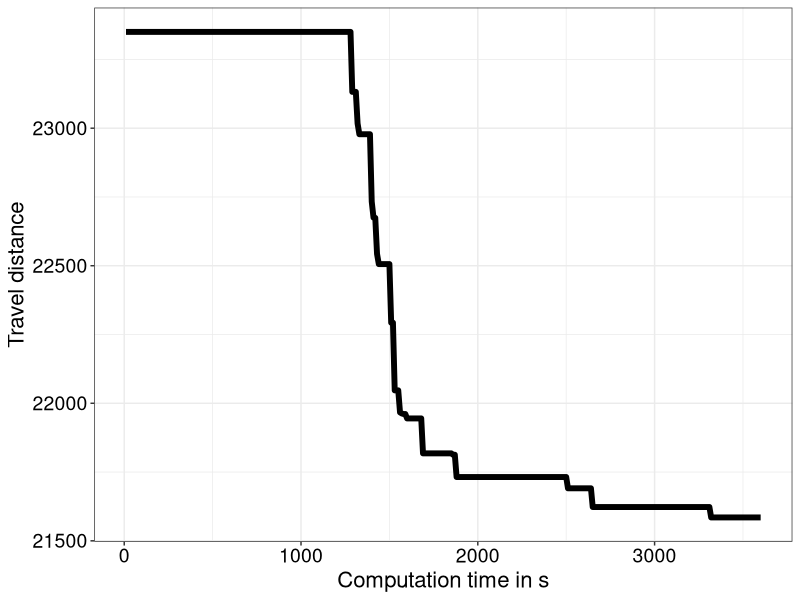
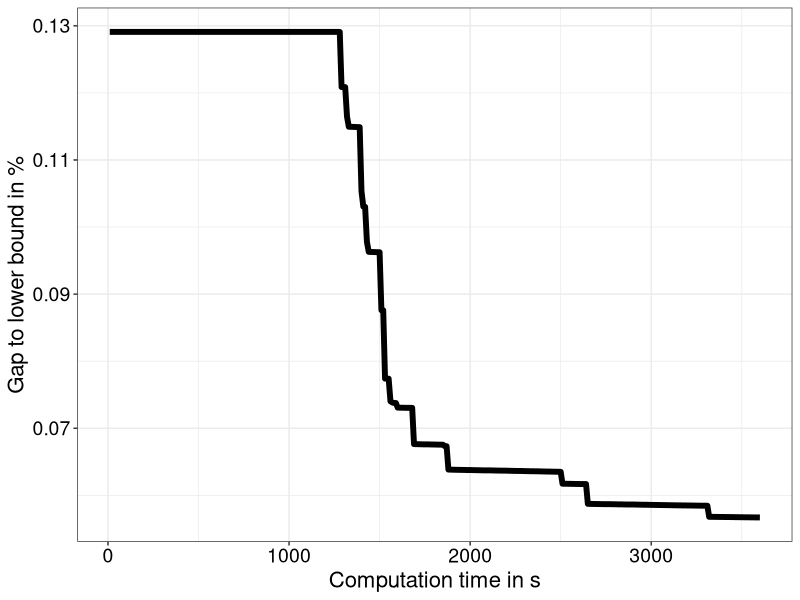

The R script that drew these images, in order:
convergenceData = read.csv("results/CramerInstance_30_1_results.csv")

plotData = data.frame(time = seq(10, 3600, by = 10), results = convergenceData[,1])

require(ggplot2)
pdf("images/cplexconvergence_30cust_naive.pdf")
ggplot(data = plotData, aes(x = time, y = results)) + geom_line(size = 2) + theme_bw() + 
  theme(legend.text = element_text(size = 16), legend.title = element_text(size = 16, face = "bold"), 
        axis.title = element_text(size = 16, colour = "black"), axis.text = element_text(size = 14, colour = "black"), legend.position = "top") + 
  xlab("Computation time in s") +
  ylab("Travel distance") 
dev.off()


plotData = data.frame(time = seq(10, 3600, by = 10), results = convergenceData[,2])

pdf("images/cplexconvergenceGap_30cust_naive.pdf")
ggplot(data = plotData, aes(x = time, y = results)) + geom_line(size = 2) + theme_bw() + 
  theme(legend.text = element_text(size = 16), legend.title = element_text(size = 16, face = "bold"), 
        axis.title = element_text(size = 16, colour = "black"), axis.text = element_text(size = 14, colour = "black"), legend.position = "top") + 
  xlab("Computation time in s") +
  ylab("Gap to lower bound in %")
dev.off()